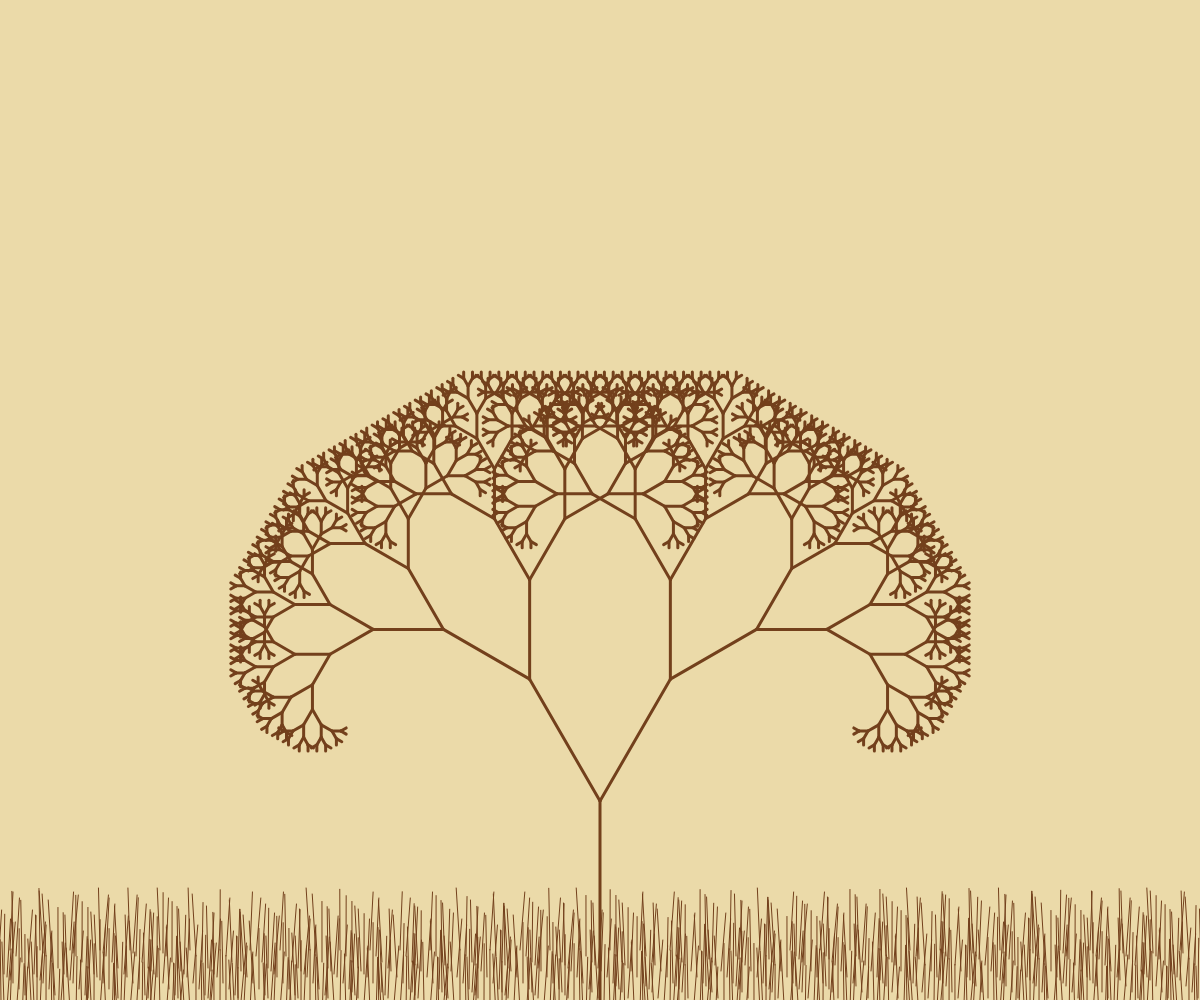
Frame 1 (no input)
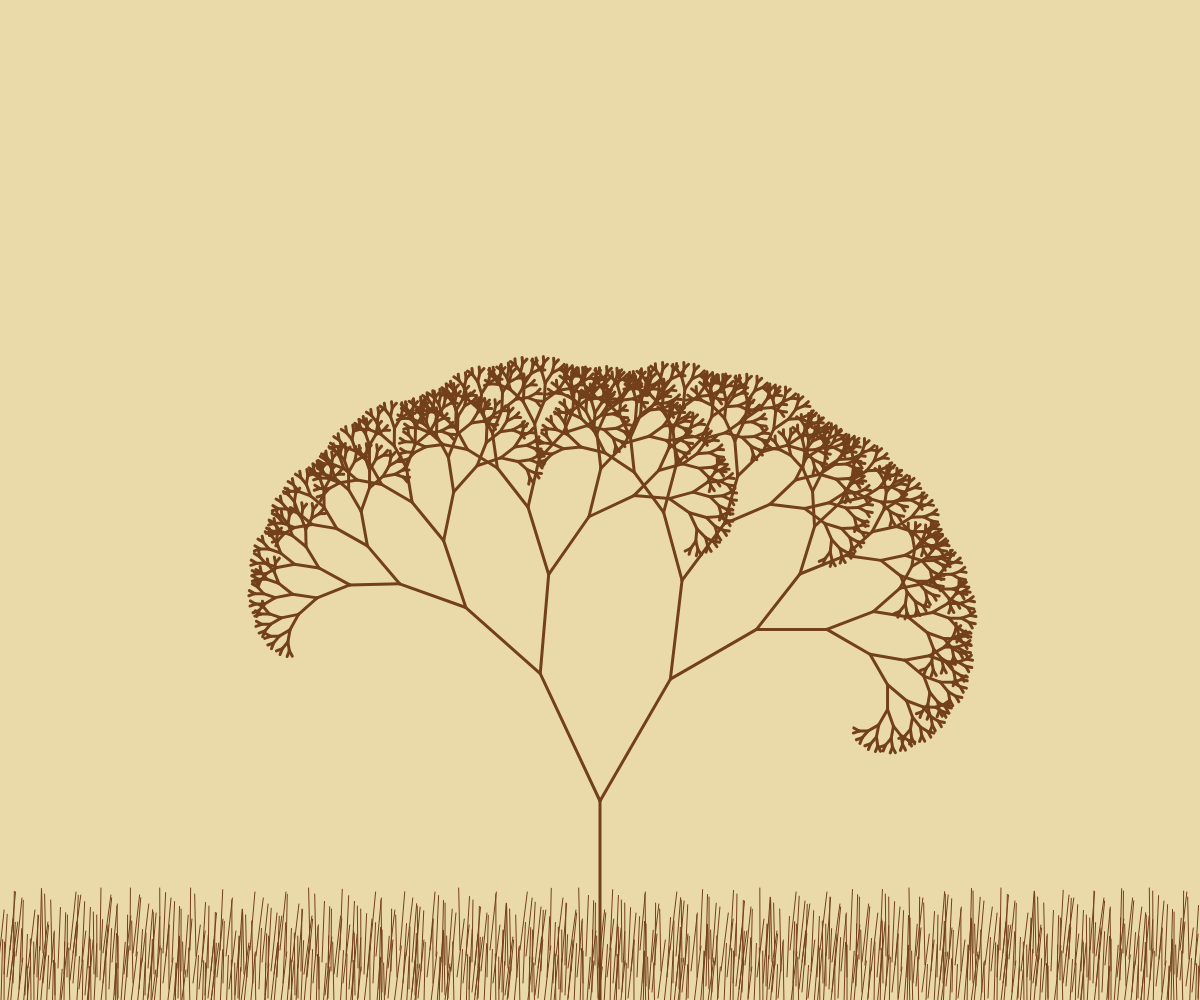
Frame 60 (no input)
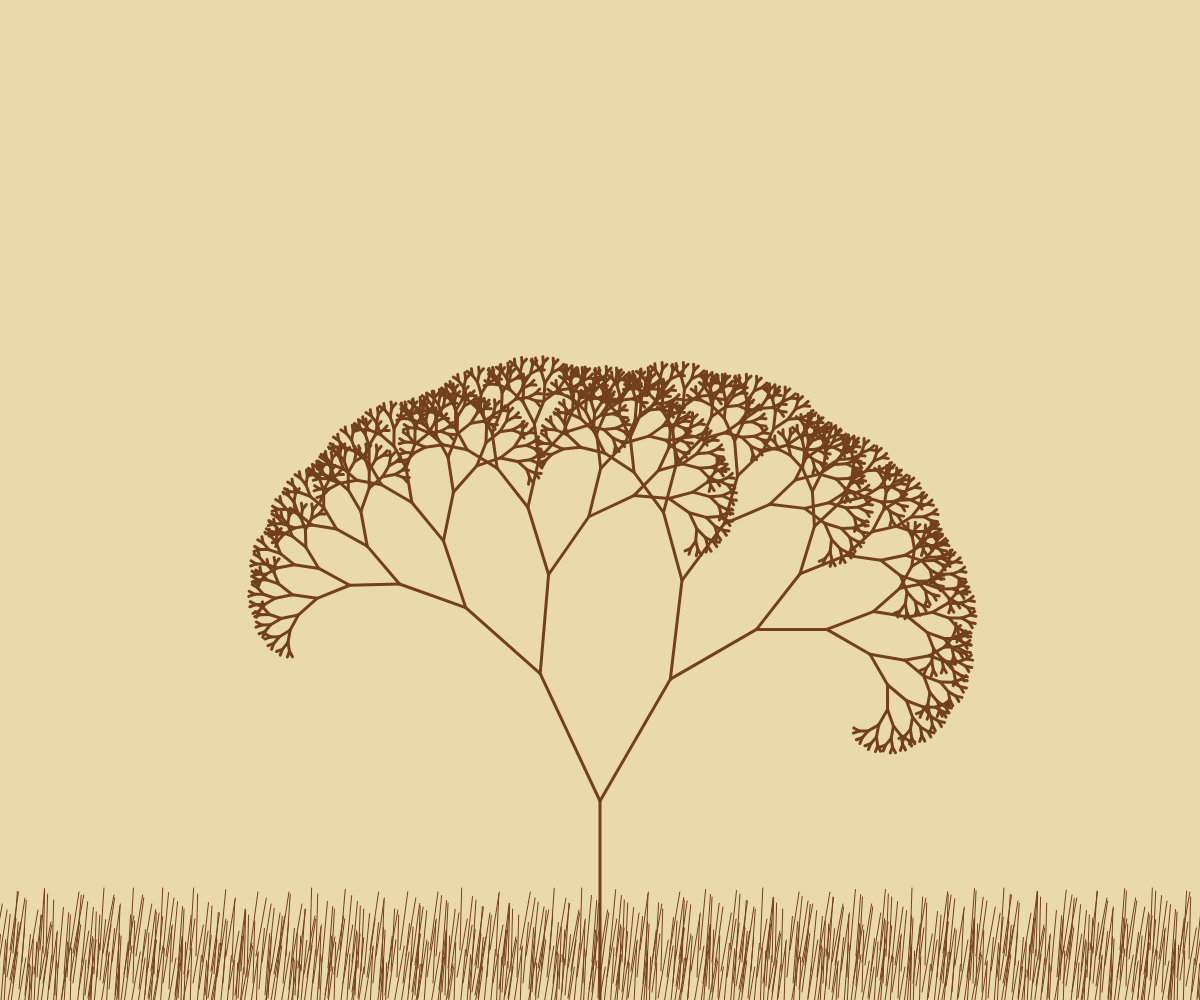
Frame 120 (the mouse pressed at the canvas centre since frame 60)

The p5.js sketch that drew these frames (run headless with seeded random() and noise() and a simulated clock; from frame 60 on, the mouse is pressed at the canvas centre):

// p5.js sketch
// ── sketch.js
let trunkLen =    199;   // length of the trunk
let windInc =     0.01;  // how quickly wind changes speed 

let windSpeed =   0;     // speed, which will = angle of bend
let noisePos =    0;     // "position" in the Perlin noise

// for the fancier Pythagoras tree
let branchAngle = 30;    // angle between two branches
let minLen =      5;    // minimum size of branches  og: 5

var points = [];
var grass = [];
var across;
var up;
var wind;
var blow;


function setup() {
  across=window.innerWidth;
  up=window.innerHeight;
  createCanvas(window.innerWidth, window.innerHeight);// creates canvas the size of device
  //fr = createP('Frame Rate: '); 
  for(var i=0; i<50; i++) {
    grass[i]=random(-5,5);
  }
  wind=0;
  blow=true; 
}


function draw() {
  background(235, 218, 169); // 50 as well 204, 255, 255
  field();

  push();
  translate(width/2, height);
  stroke('#73401C') // 255 looks good as well 
  strokeWeight(3);  // og : 3
  line(0, 0, 0, -trunkLen);
  branch(trunkLen);
  pop();

  
  // update wind speed using 1D Perlin noise
  // noise() returns a value 0 to 1, so mult by 30 means
  // the wind speed will result in an angle of 0-30º
  windSpeed = noise(noisePos) * 30;
  noisePos += windInc;
  
  // random() will generate movement that is jerky and unrealistic
  //fr.html("Frame Rate: " + floor(frameRate())) 
}

function field(){
  breeze();
  
  fill('#73401C');
  var i=0;
  var p=0;
  for(var z=up-50; z<=up+30; z=z+3){
    for(var k=-50; k<across+0; k=k+30){
    stroke('#73401C');
    //stroke(50*constrain(grass[i],1,5));
    strokeWeight(1);
    //line(k+p, z, k+grass[i]+p+wind*((p+10)/20), z-20+constrain(grass[i],-2,2));
    line(k+p, z, k+grass[i]+p+wind, z-50+constrain(grass[i],-2,2)-10);
    i++;
    if(i== 50){
      i=-25;                   /// LATER TESTS
    }
    }
   p=p+3;
  }
}

function breeze(){
  if(wind==0){
    blow=true;
  }
  if(wind<10 && blow==true){
  wind=wind+.5;
  }
   if(wind==7){
    blow=false;
  }
  if(wind>0 && blow==false){
  wind=wind-.5;
  }
}

// a recursive function to draw the tree
// on recursive functions, see Basics > Recursion)
function branch (len) {
 
  // store previous and reduce branch length
  let prevLen = len;
  len *= 0.5 * sqrt(2);    // experiment with changing this and see what happens
  
  // keep going until the branches are too small
  if (len > minLen) {
    
    // larger branches are stiffer than little ones
    let stiffness = map(len, minLen, trunkLen, 1.0, 0.2);
  
    // add some twist based on the wind speed and stiffness
    let twist = windSpeed * stiffness;
    
    // draw left branches
    push();                                 // local mode
    translate(0, -prevLen);                 // move up to top of prev branch
    rotate(radians(-branchAngle + twist));  // rotate to new position + twist from wind*
    line(0, 0, 0, -len);                    // draw as a line
    branch(len);                            // call again!
    pop();

    // *NOTE i only add twist to branches on the left side
    // it's more realistic

    // draw right branches too
    push();
    translate(0, -prevLen);
    rotate(radians(branchAngle));
    line(0, 0, 0, -len);
    branch(len);
    pop();
  }
}
